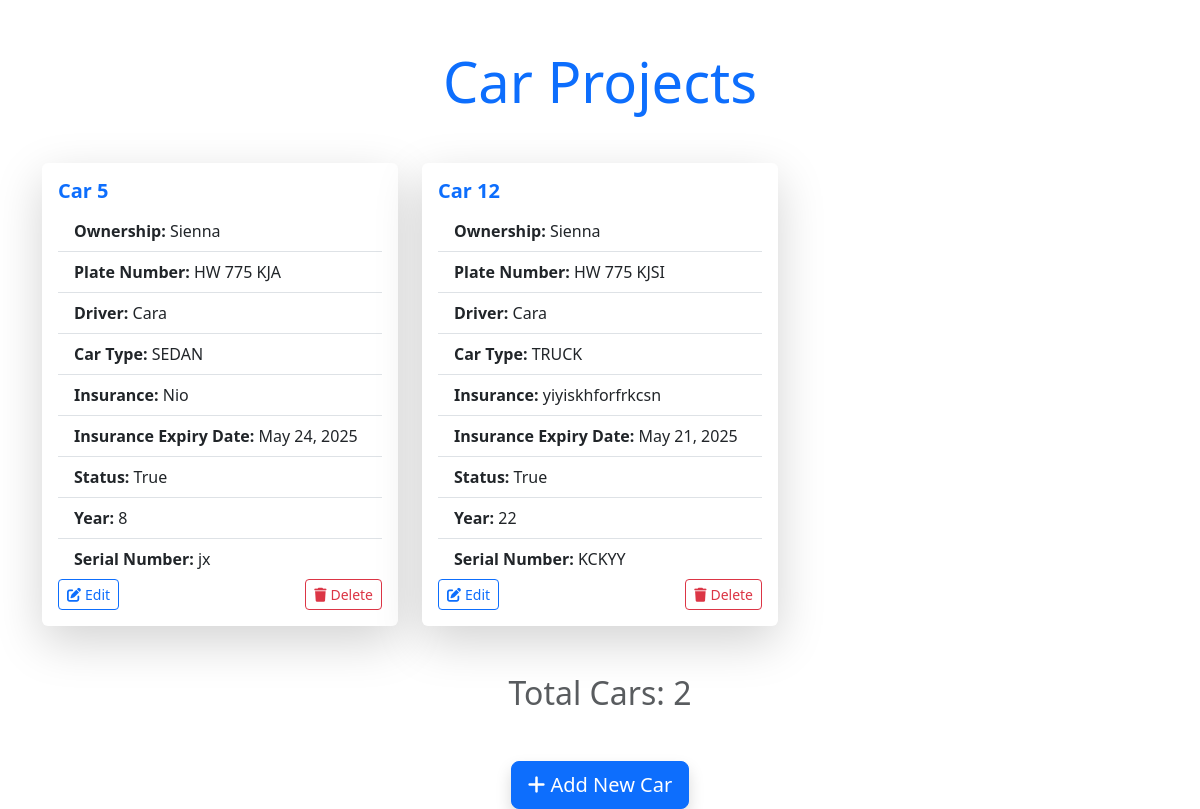
/, run on an earlier commit of the app's database.
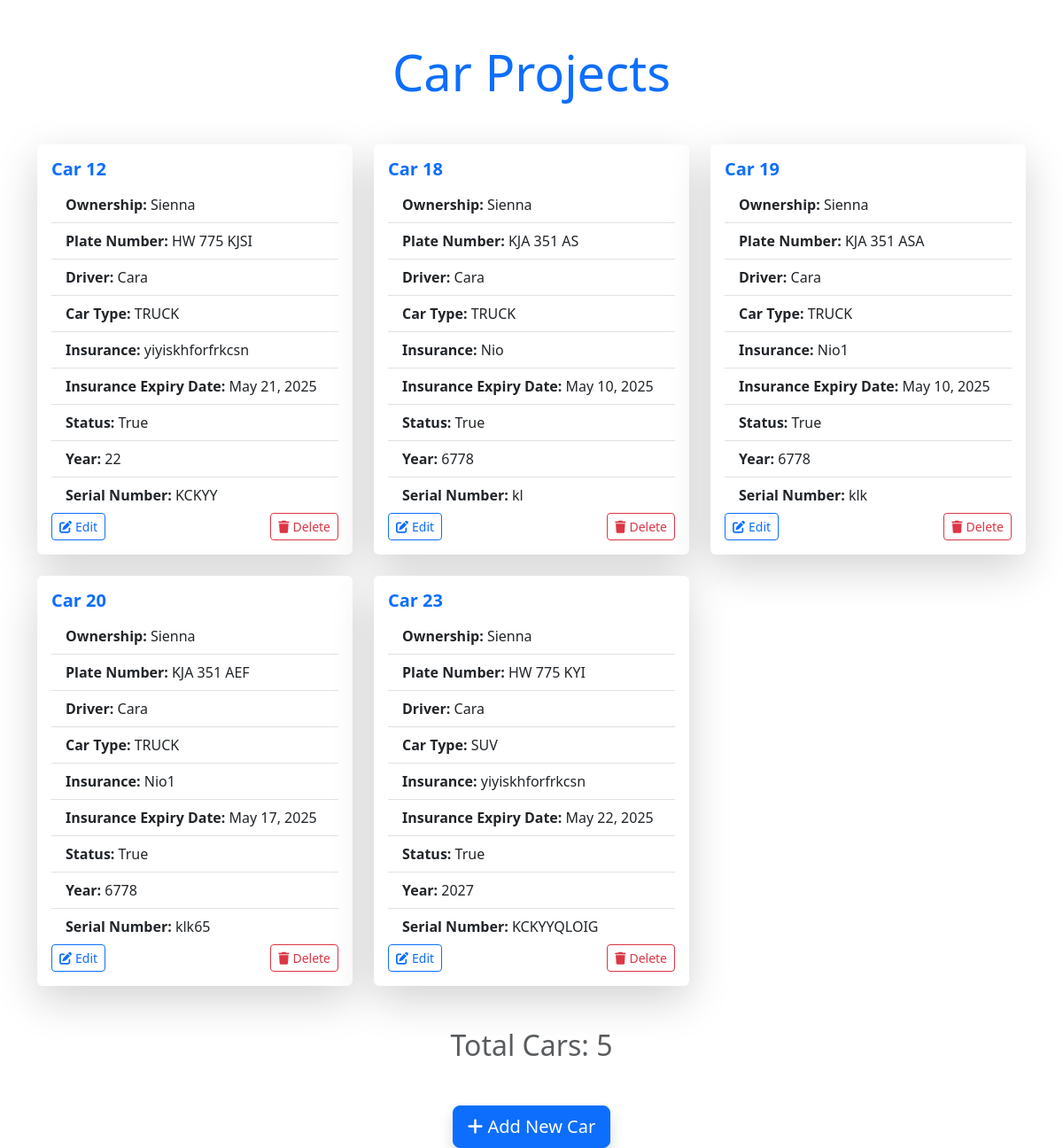
And on a later commit of the database.
### App/models.py (models this page shows, shortened)
class Car(models.Model):
    class CarType(models.TextChoices):
        SEDAN = 'SEDAN', _('Sedan')
        SUV = 'SUV', _('SUV')
        TRUCK = 'TRUCK', _('Truck')
        VAN = 'VAN', _('Van')
    ownership = models.ForeignKey(Vendor, on_delete=models.CASCADE, verbose_name=_('Vendor'))
    plate_number = models.CharField(max_length=20, unique=True, verbose_name=_('Plate Number'))
    driver = models.ForeignKey(Driver, on_delete=models.CASCADE, null=True, verbose_name=_('Driver'))
    car_type = models.CharField(max_length=10, choices=CarType.choices, verbose_name=_('Car Type'))
    insurance = models.CharField(max_length=100, verbose_name=_('Insurance'))
    insurance_expiry_date = models.DateField(verbose_name=_('Insurance Expiry Date'))
    status = models.BooleanField(default=True, verbose_name=_('Status'))
    year = models.PositiveIntegerField(verbose_name=_('Year'))
    car_serial_number = models.CharField(max_length=100, unique=True, verbose_name=_('Car Serial Number'))

class Vendor(models.Model):
    name = models.CharField(max_length=100)
    def __str__(self):
        return self.name

class Driver(models.Model):
    name = models.CharField(max_length=100)
    def __str__(self):
        return self.name

### App/views.py (the view)
# urls.py: path('', CarListView.as_view(), name='car_list'),
class CarListView(ListView):
    model = Car
    template_name = 'list.html'
    context_object_name = 'cars'

### App/templates/list.html (shortened to what this page needs)
{% load static %}
{% load i18n %}
<!DOCTYPE html>
<html lang="en">
<head>
  <link rel="stylesheet" href="https://cdnjs.cloudflare.com/ajax/libs/font-awesome/6.0.0/css/all.min.css">
  <link href="https://cdnjs.cloudflare.com/ajax/libs/toastr.js/latest/css/toastr.min.css" rel="stylesheet"/>
  <link href="https://cdn.jsdelivr.net/npm/bootstrap@5.3.3/dist/css/bootstrap.min.css" rel="stylesheet">
</head>
<body>
    {% block content %}
    <header class="container mt-5" id="car-list">
      <h1 class="text-center mb-5 display-4 text-primary">{% trans "Car Projects" %}</h1>
      {% if cars %}
      <div class="row row-cols-1 row-cols-md-2 row-cols-lg-3 g-4">
      {% for car in cars %}
      <div class="col" id="car-{{ car.pk }}">
        <div class="card shadow-lg border-0 h-100">
        <div class="card-body">
          <h5 class="card-title text-primary fw-bold">Car {{ car.pk }}</h5>
          <ul class="list-group list-group-flush">
            <li class="list-group-item"><strong>{% trans "Ownership" %}:</strong> {{ car.ownership }}</li>
            <li class="list-group-item"><strong>{% trans "Plate Number" %}:</strong> {{ car.plate_number }}</li>
            <li class="list-group-item"><strong>{% trans "Driver" %}:</strong> {{ car.driver }}</li>
            <li class="list-group-item"><strong>{% trans "Car Type" %}:</strong> {{ car.car_type }}</li>
            <li class="list-group-item"><strong>{% trans "Insurance" %}:</strong> {{ car.insurance }}</li>
            <li class="list-group-item"><strong>{% trans "Insurance Expiry Date" %}:</strong> {{ car.insurance_expiry_date }}</li>
            <li class="list-group-item"><strong>{% trans "Status" %}:</strong> {{ car.status }}</li>
            <li class="list-group-item"><strong>{% trans "Year" %}:</strong> {{ car.year }}</li>
            <li class="list-group-item"><strong>{% trans "Serial Number" %}:</strong> {{ car.car_serial_number }}</li>
          </ul>
            <div class="d-flex align-items-center justify-content-between">
              <a href="{% url 'car_edit' pk=car.pk %}" class="btn btn-outline-primary btn-sm me-2 d-flex align-items-center">
              <i class="fas fa-edit me-1"></i> {% trans "Edit" %}
              </a>
              <form
              method="POST"
              class="d-flex align-items-center"
              hx-post="{% url 'car_delete' car.pk %}"
              hx-target="#car-{{ car.pk }}"
              hx-swap="outerHTML"
              hx-on::after-request="htmx.ajax('GET', '{% url 'car_list' %}', '#car-list')">
              <button type="submit" class="btn btn-outline-danger btn-sm d-flex align-items-center">
                <i class="fas fa-trash me-1"></i> {% trans "Delete" %}
              </button>
              </form>
          </div>
        </div>
        </div>
      </div>
      {% endfor %}
      </div>
      <h2 class="text-center mt-5 text-muted">{% trans "Total Cars" %}: {{ cars|length }}</h2>
      {% else %}
      <h2 class="text-center text-muted">{% trans "No Cars Available" %}</h2>
      {% endif %}
      <div class="text-center mt-5">
      <a href="{% url 'car_add' %}" class="btn btn-primary btn-lg shadow">
        <i class="fas fa-plus"></i> {% trans "Add New Car" %}
      </a>
      </div>
    </header>
    {% endblock %}
</body>
</html>

What changed in the data, as far as the page shows it:
removed Car: pk "5", ownership "Sienna", plate_number "HW 775 KJA", driver "Cara", car_type "SEDAN", insurance "Nio", insurance_expiry_date "May 24, 2025", status "True", year "8", car_serial_number "jx"
added Car: pk "18", ownership "Sienna", plate_number "KJA 351 AS", driver "Cara", car_type "TRUCK", insurance "Nio", insurance_expiry_date "May 10, 2025", status "True", year "6778", car_serial_number "kl"
added Car: pk "19", ownership "Sienna", plate_number "KJA 351 ASA", driver "Cara", car_type "TRUCK", insurance "Nio1", insurance_expiry_date "May 10, 2025", status "True", year "6778", car_serial_number "klk"
added Car: pk "20", ownership "Sienna", plate_number "KJA 351 AEF", driver "Cara", car_type "TRUCK", insurance "Nio1", insurance_expiry_date "May 17, 2025", status "True", year "6778", car_serial_number "klk65"
added Car: pk "23", ownership "Sienna", plate_number "HW 775 KYI", driver "Cara", car_type "SUV", insurance "yiyiskhforfrkcsn", insurance_expiry_date "May 22, 2025", status "True", year "2027", car_serial_number "KCKYYQLOIG"
Also different on the page:
{{ cars|length }}: "2" → "5"
